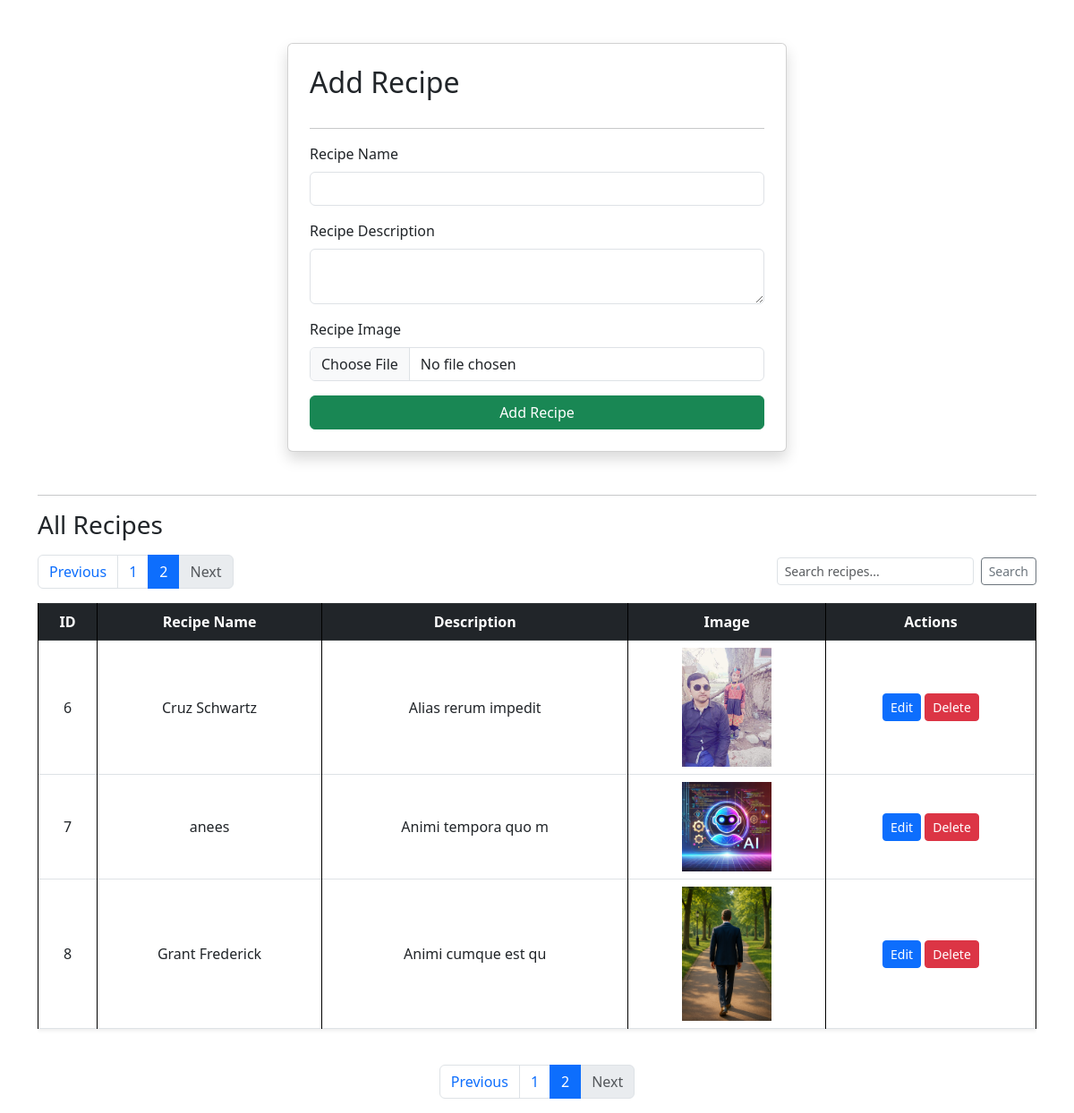
/recipes/?page=2, run on the app's committed database.
### vege/models.py (models this page shows, shortened)
class Recipe(models.Model):
    recipe_name = models.CharField(max_length=100)
    recipe_description = models.TextField()
    recipe_image = models.ImageField(upload_to='recipe')
    recipe_view_count = models.IntegerField(default=1)

### vege/views.py (the view, shortened to what this page needs)
# urls.py: path('recipes/', recipes, name="recipes"),
def recipes(request):
    query = request.GET.get('q', '')
    recipe_list = Recipe.objects.all()
    if query:
        recipe_list = recipe_list.filter(recipe_name__icontains=query)
    paginator = Paginator(recipe_list, 5)  # 5 recipes per page
    page_number = request.GET.get('page')
    page_obj = paginator.get_page(page_number)
    return render(request, 'recipes.html', {
        'recipes': page_obj,
        'query': query,
    })

### vege/templates/recipes.html (shortened to what this page needs)
{% extends "base.html" %}
{% load static %}
{% block start %}
<div class="container mt-5">
    <form class="col-md-6 mx-auto card p-4 shadow" method="post" enctype="multipart/form-data">
        <h2 class="mb-3">Add Recipe</h2>
        <hr>
        <div class="mb-3">
            <label class="form-label">Recipe Name</label>
            <input name="recipe_name" required type="text" class="form-control">
        </div>
        <div class="mb-3">
            <label class="form-label">Recipe Description</label>
            <textarea name="recipe_description" required class="form-control"></textarea>
        </div>
        <div class="mb-3">
            <label class="form-label">Recipe Image</label>
            <input name="recipe_image" type="file" class="form-control">
        </div>
        <button type="submit" class="btn btn-success">Add Recipe</button>
    </form>
    <hr class="mt-5">
    <h3 class="mb-3">All Recipes</h3>
    {% if recipes %}
        <div class="d-flex justify-content-between align-items-center mb-3">
            {% if recipes.has_other_pages %}
            <nav aria-label="Page navigation top">
                <ul class="pagination mb-0">
                    {% if recipes.has_previous %}
                        <li class="page-item">
                            <a class="page-link" href="?page={{ recipes.previous_page_number }}{% if query %}&q={{ query }}{% endif %}">Previous</a>
                        </li>
                    {% else %}
                        <li class="page-item disabled">
                            <span class="page-link">Previous</span>
                        </li>
                    {% endif %}
                    {% for num in recipes.paginator.page_range %}
                        {% if recipes.number == num %}
                            <li class="page-item active"><span class="page-link">{{ num }}</span></li>
                        {% else %}
                            <li class="page-item"><a class="page-link" href="?page={{ num }}{% if query %}&q={{ query }}{% endif %}">{{ num }}</a></li>
                        {% endif %}
                    {% endfor %}
                    {% if recipes.has_next %}
                        <li class="page-item">
                            <a class="page-link" href="?page={{ recipes.next_page_number }}{% if query %}&q={{ query }}{% endif %}">Next</a>
                        </li>
                    {% else %}
                        <li class="page-item disabled">
                            <span class="page-link">Next</span>
                        </li>
                    {% endif %}
                </ul>
            </nav>
            {% endif %}
            <form method="get" class="d-flex" style="max-width: 300px;">
                <input type="text" name="q" class="form-control form-control-sm" placeholder="Search recipes..." value="{{ query }}">
                <button type="submit" class="btn btn-outline-secondary btn-sm ms-2">Search</button>
            </form>
        </div>
        <div class="table-responsive">
            <table class="table table-bordered align-middle text-center shadow-sm">
                <thead class="table-dark">
                    <tr>
                        <th scope="col">ID</th>
                        <th scope="col">Recipe Name</th>
                        <th scope="col">Description</th>
                        <th scope="col">Image</th>
                        <th scope="col">Actions</th>
                    </tr>
                </thead>
                <tbody>
                    {% for recipe in recipes %}
                        <tr>
                            <td>{{ recipe.id }}</td>
                            <td>{{ recipe.recipe_name }}</td>
                            <td>{{ recipe.recipe_description|truncatewords:10 }}</td>
                            <td>
                                {% if recipe.recipe_image %}
                                    <img src="{{ recipe.recipe_image.url }}" alt="Recipe Image" width="100">
                                {% else %}
                                    <em>No Image</em>
                                {% endif %}
                            </td>
                            <td>
                                <a href="{% url 'update_recipe' recipe.id %}" class="btn btn-sm btn-primary">Edit</a>
                                <a href="{% url 'delete_recipe' recipe.id %}" class="btn btn-sm btn-danger"
                                   onclick="return confirm('Are you sure you want to delete this recipe?');">Delete</a>
                            </td>
                        </tr>
                    {% endfor %}
                </tbody>
            </table>
        </div>
        {% if recipes.has_other_pages %}
        <nav aria-label="Page navigation bottom">
            <ul class="pagination justify-content-center mt-4">
                {% if recipes.has_previous %}
                    <li class="page-item">
                        <a class="page-link" href="?page={{ recipes.previous_page_number }}{% if query %}&q={{ query }}{% endif %}">Previous</a>
                    </li>
                {% else %}
                    <li class="page-item disabled">
                        <span class="page-link">Previous</span>
                    </li>
                {% endif %}
                {% for num in recipes.paginator.page_range %}
                    {% if recipes.number == num %}
                        <li class="page-item active"><span class="page-link">{{ num }}</span></li>
                    {% else %}
                        <li class="page-item"><a class="page-link" href="?page={{ num }}{% if query %}&q={{ query }}{% endif %}">{{ num }}</a></li>
                    {% endif %}
                {% endfor %}
                {% if recipes.has_next %}
                    <li class="page-item">
                        <a class="page-link" href="?page={{ recipes.next_page_number }}{% if query %}&q={{ query }}{% endif %}">Next</a>
                    </li>
                {% else %}
                    <li class="page-item disabled">
                        <span class="page-link">Next</span>
                    </li>
                {% endif %}
            </ul>
        </nav>
        {% endif %}
    {% else %}
        <p class="text-muted">No recipes found.</p>
    {% endif %}
</div>
{% endblock %}

### core/templates/base.html (style rules this page uses)
table, th, td { border: 1px solid black; }

### data on the page
Recipe: id "6", recipe_name "Cruz Schwartz", recipe_description "Alias rerum impedit", recipe_image (picture)
Recipe: id "7", recipe_name "anees", recipe_description "Animi tempora quo m", recipe_image (picture)
Recipe: id "8", recipe_name "Grant Frederick", recipe_description "Animi cumque est qu", recipe_image (picture)

### other printed values
{{ num }} "1"
{{ num }} "2"
